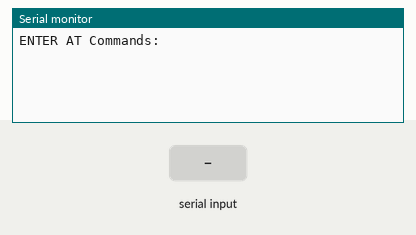
A sketch run on a simulated Arduino Uno, built with avr-gcc and run on an emulated ATmega328P. Parts: the last lines printed to the serial monitor. The inputs (shaded band) are chosen by the test bench.

Above: at 1.2 s.
1.3 s: "1" received over the second serial link
At 1.7 s:
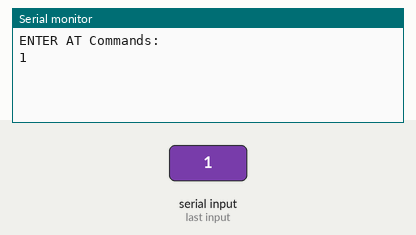
2.8 s: "0" received over the second serial link
At 4.1 s:
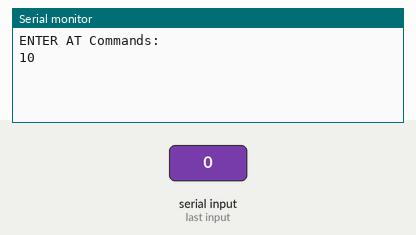

Measured:
- after the input at 1.3 s, the serial monitor: prints a new line at once (image 1)
- after the input at 2.8 s, the serial monitor: prints a new line at once (image 2)

The sketch:

config_HC06.ino
```cpp
#include <SoftwareSerial.h>

              SoftwareSerial hc06(8,9);

              void setup(){

                Serial.begin(9600);
                Serial.println("ENTER AT Commands:");
                hc06.begin(9600);

              }

              void loop(){

                if (hc06.available()){
                  Serial.write(hc06.read());
                }

                if (Serial.available()){
                  hc06.write(Serial.read());
                }

              }
```
